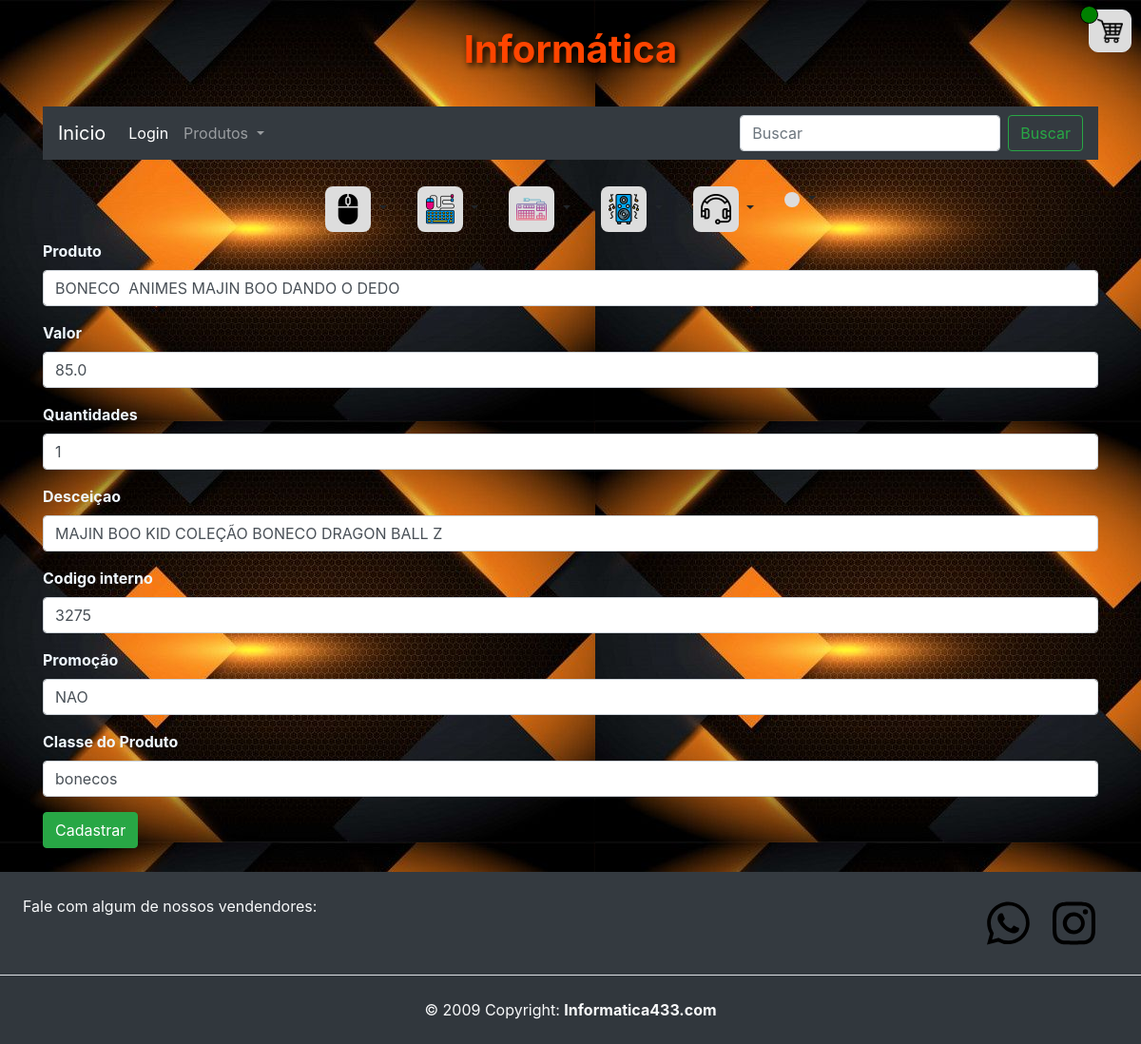
The page /editar_produto/133 (signed in) on the database as committed earlier.
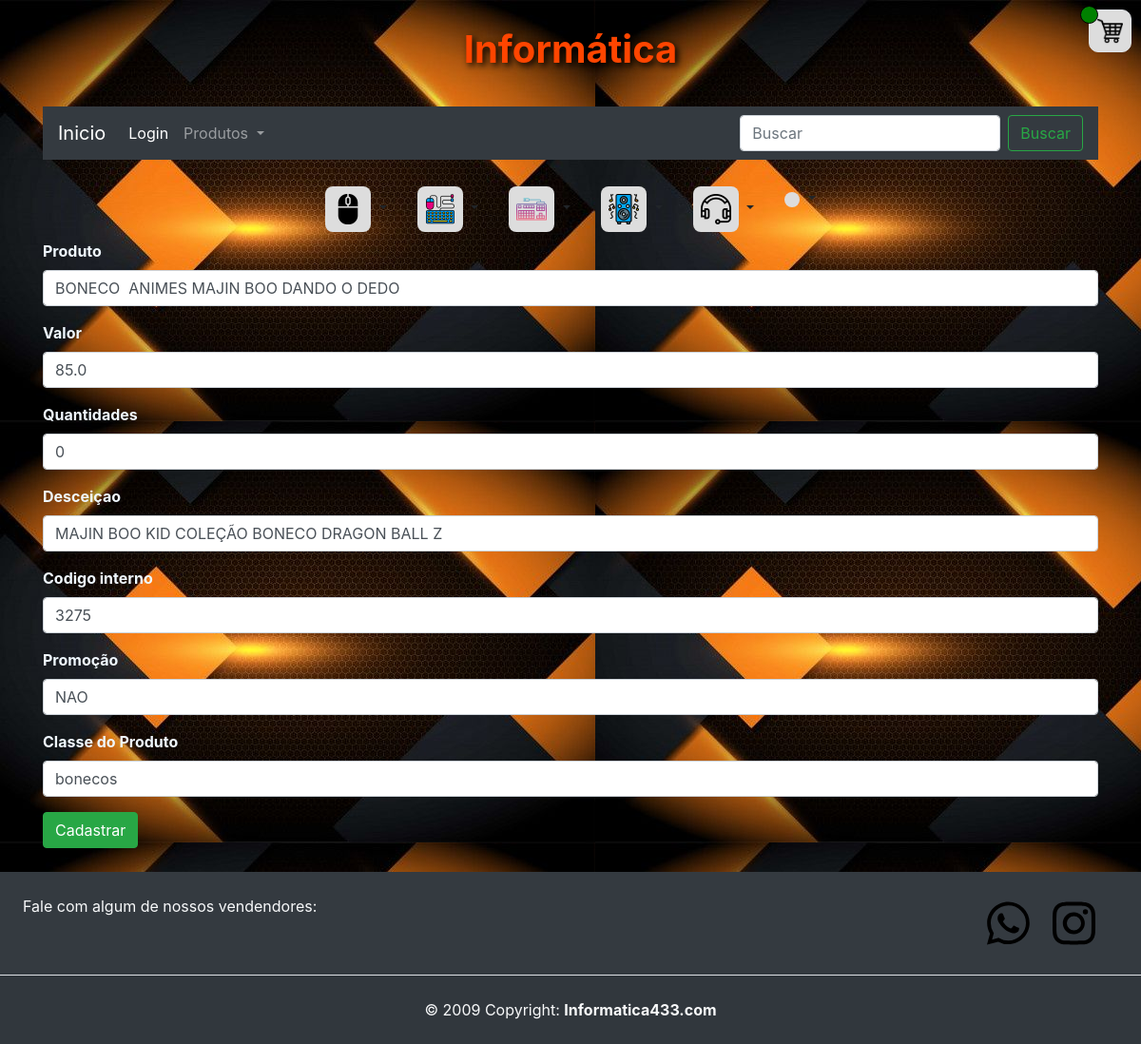
The same page on the database as committed later.
### aulaGit/models.py (models this page shows)
class Produtos(models.Model):
    id = models.AutoField(primary_key=True)
    produto =  models.TextField(max_length=255)
    valor = models.FloatField()
    descricao = models.TextField(max_length=350)
    link_img = models.TextField(max_length=255)
    quantidades = models.IntegerField()
    classe =  models.TextField(max_length=255)
    codigo_interno = models.IntegerField()
    promocao = models.TextField(max_length=3)
    class Meta:
        ordering = ['classe','valor']

### aulaGit/views.py (the view)
# urls.py: path('editar_produto/<int:id>',views.editar_produto,name="editar_produto"),
@login_required(login_url='pagina_de_login')
def editar_produto(request,id):
    produto = Produtos.objects.get(id=id)
    return render(request,'pg_produtos/editar_produto.html',{"produto":produto,"id":id})

### aulaGit/templates/pg_produtos/editar_produto.html (shortened to what this page needs)
{% extends 'home.html' %}
{% block content %}
<div class="container">
    <form action="{% url 'editado_sucesso' %}" method="POST">
        <div class="mb-3">
            <label for="formText" class="form-label color-label label_text_imput">Produto</label>
            <input class="form-control" type="text" id="formFile" name="produto" required value="{{produto.produto}}">
        </div>
        <div class="mb-3">
            <label for="formText" class="form-label color-label label_text_imput">Valor</label>
            <input class="form-control" type="text" id="formFile" name="valor" required value="{{produto.valor}}">
        </div>
        <div class="mb-3">
            <label for="formText" class="form-label color-label label_text_imput">Quantidades</label>
            <input class="form-control" type="text" id="formFile" name="quantidade" required
                value="{{produto.quantidades}}">
        </div>
        <div class="mb-3">
            <label for="formText" class="form-label color-label label_text_imput">Desceiçao</label>
            <input class="form-control" type="text" id="formFile" name="descricao" required
                value="{{produto.descricao}}">
        </div>
        <div class="mb-3">
            <label for="formText" class="form-label color-label label_text_imput">Codigo interno</label>
            <input class="form-control" type="text" id="formFile" name="codigo_interno" required
                value="{{produto.codigo_interno}}">
        </div>
        <div class="mb-3">
            <label for="formText" class="form-label color-label label_text_imput">Promoção</label>
            <select class="form-control" id="formFile" name="promocao" required>
                <option selected value="{{produto.promocao}}">{{produto.promocao}}</option>
            </select>
        </div>
        <div class="mb-3">
            <label for="formText" class="form-label color-label label_text_imput">Classe do Produto</label>
            <select class="form-control" name="classe">
                <option value="{{produto.classe}}" selected>{{produto.classe}}</option>
            </select>
        </div>
        <button type="submit" class="btn btn-success">Cadastrar</button>
    </form>
</div>
{% endblock %}

### aulaGit/templates/home.html (shortened to what this page needs)
{% load static %}
<!DOCTYPE html>
<html lang="pt-br">
<head>
  <link rel="stylesheet" href="../static/svg">
  <link href="https://cdn.jsdelivr.net/npm/bootstrap@5.3.0/dist/css/bootstrap.min.css" rel="stylesheet"
>
  <link rel="stylesheet" href="https://cdn.jsdelivr.net/npm/bootstrap@4.0.0/dist/css/bootstrap.min.css"
>
  <link rel="stylesheet" href="{% static 'css/styler.css' %}">
  <link rel="stylesheet" href="{% static 'css/carro.css' %}">
</head>
<body class="bg-body">
  <header class="container d-flex flex-column my-3" style="height: 80px;">
    <h1 class="font-weight-bold h1" style="color: orangered; text-shadow:3px 3px 7px#000;">Informática</h1>
    <a href="/carrinho" class="car border ml-auto p-2"><img class="w-100" src="../static/img/carrinho.png" alt=""><span
        id="carro" class="qt"></span></a>
  </header>
  <div class="container" style="margin-bottom: 20px;">
    <nav class="navbar navbar-expand-lg navbar-dark bg-dark">
      <a class="navbar-brand" href="/">Inicio</a>
      <div class="collapse navbar-collapse" id="navbarSupportedContent">
        <ul class="navbar-nav mr-auto">
          <li class="nav-item active">
            <a class="nav-link" href="/pagina_de_login">Login<span class="sr-only">(current)</span></a>
          </li>
          <li class="nav-item dropdown">
            <a class="nav-link dropdown-toggle" href="#" id="navbarDropdown" role="button" data-toggle="dropdown"
              aria-haspopup="true" aria-expanded="false">
              Produtos
            </a>
          </li>
        </ul>
        <form class="form-inline my-2 my-lg-0" method="POST" action="{% url 'busca' %}">
          <input name="busca" class="form-control mr-sm-2" type="search" placeholder="Buscar" aria-label="Search">
          <button class="btn btn-outline-success my-2 my-sm-0" type="submit">Buscar</button>
        </form>
      </div>
    </nav>
  </div>
  <div class="container-fluid menu_img">
    <div class="dropdown">
      <a class="nav-link dropdown-toggle" href="#" id="navbarDropdown" data-toggle="dropdown"
        aria-haspopup="true" aria-expanded="false">
        <img class="img_menu" src="../static/img/menu/mouses.png" alt="">
      </a>
    </div>
    <div class="dropdown">
      <a class="nav-link dropdown-toggle" href="#" id="navbarDropdown" role="button" data-toggle="dropdown"
        aria-haspopup="true" aria-expanded="false">
        <img class="img_menu" src="../static/img/menu/teclado-e-mouse.png" alt="">
      </a>
    </div>
    <div class="dropdown">
      <a class="nav-link dropdown-toggle" href="#" id="navbarDropdown" role="button" data-toggle="dropdown"
        aria-haspopup="true" aria-expanded="false">
        <img class="img_menu" src="../static/img/menu/teclado.png" alt="">
      </a>
    </div>
    <div class="dropdown">
      <a class="nav-link dropdown-toggle" href="#" id="navbarDropdown" role="button" data-toggle="dropdown"
        aria-haspopup="true" aria-expanded="false">
        <img class="img_menu" src="../static/img/menu/caixas-de-som.png" alt="">
      </a>
    </div>
    <div class="dropdown">
      <a class="nav-link dropdown-toggle" href="#" id="navbarDropdown" role="button" data-toggle="dropdown"
        aria-haspopup="true" aria-expanded="false">
        <img class="img_menu" src="../static/img/menu/headset.png" alt="">
      </a>
    </div>
    <div class="dropdown">
      <a class="nav-link dropdown-toggle" href="#" id="navbarDropdown" role="button" data-toggle="dropdown"
        aria-haspopup="true" aria-expanded="false">
        <img class="img_menu" src="../static/img/menu/cadeira.png" alt="">
      </a>
    </div>
  </div>
  {% block content %}{% endblock %}
  <footer class="text-center text-lg-start bg-dark text-light" style="margin-top: 25px;">
    <section class="d-flex justify-content-center justify-content-lg-between p-4 border-bottom">
      <div class="me-5 d-none d-lg-block">
        <span>Fale com algum de nossos vendendores:</span>
      </div>
      <div class="d-flex">
        <a id="link_zap" href="" class="me-4 text-reset">
          <img class="" style="height: 60px; width: 45px;" src="../static/svg/whatsapp.svg" alt="">
        </a>
        <a href="https://instagram.com/novatekitz?igshid=MzRlODBiNWFlZA==" target="_blank" class="me-4 text-reset">
          <img class="" style="height: 60px; width: 45px;" src="../static/svg/instagram.svg" alt="">
        </a>
      </div>
    </section>
    <div class="text-center p-4" style="background-color: rgba(0, 0, 0, 0.05);">
      © 2009 Copyright:
      <a class="text-reset fw-bold" href="#">Informatica433.com</a>
    </div>
  </footer>
</body>
</html>

### static/css/styler.css (style rules this page uses)
.bg-body { background-image: url('../img/bg/bg.jpg') ; }
header { display:flex ; align-items:center; justify-content: center; }
.menu_img { display: flex; justify-content: center; flex-wrap: wrap; }
.img_menu { background: #ddd; height: 48px; width: auto; padding: 8px; border-radius: 8px; }
.form-label { font-weight: bold; }
.car { background-color: #ddd; width: 45px; transition:linear 1s; border-radius: 10px; position: fixed; right: 10px; top: 10px; z-index: 1; }
.qt { text-align: center; background-color: green; position: absolute; top: -5px; left: -10px; border: 1px solid; border-radius: 50px; color: #000; width: 19px; height: 19px; font-size: 12px; font-weight: bolder; }
.color-label { color: aliceblue; }

### static/css/carro.css (style rules this page uses)
label { color: white; }

Rows that differ between the two databases and show on the page:
changed Produtos "BONECO ANIMES MAJIN BOO DANDO O DEDO": quantidade "1" → "0"
